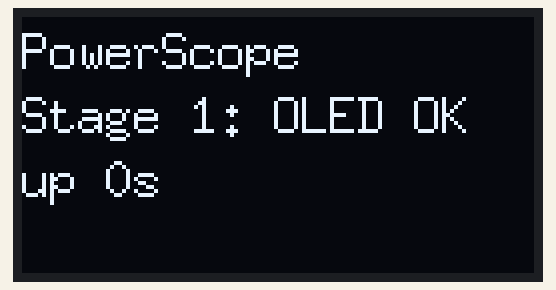
Bench run of a sketch on a simulated ESP32. Shown: 128×64 one-colour display. What the sketch prints to the serial monitor is not drawn.

Above: at 0.6 s.
At 4.7 s:
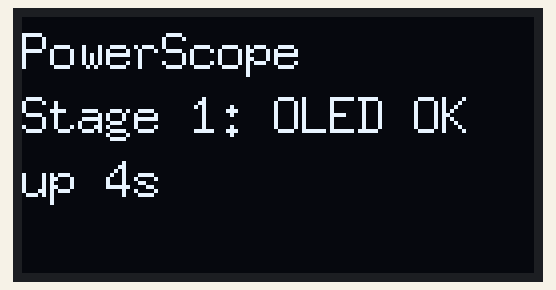
At 9.9 s:
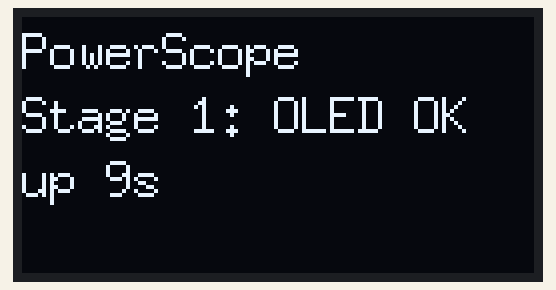
At 19.1 s:
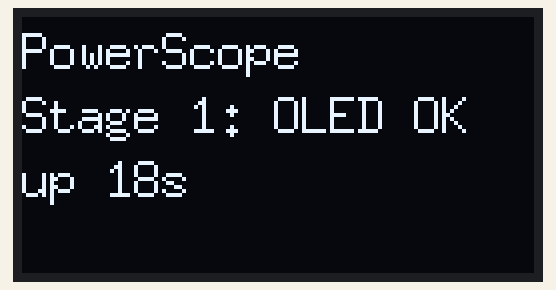
At 28.3 s:
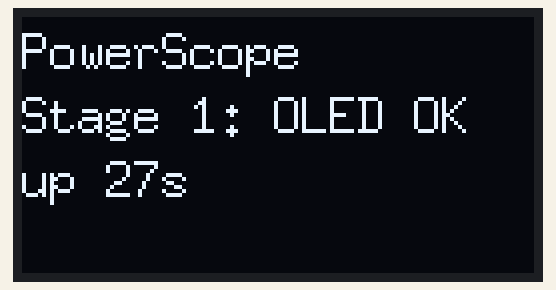
At 38.6 s:
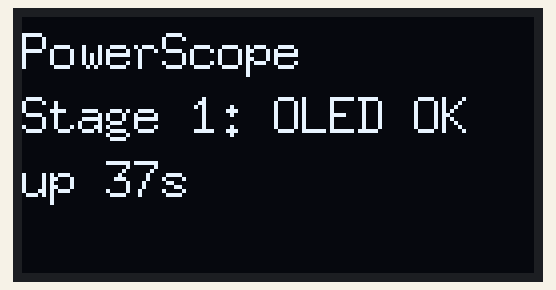

The sketch:

bringup_tests.ino
```cpp
// PowerScope bring-up tests, stages 1 to 3
//   STAGE 1 = I2C scan + 1.3" OLED text
//   STAGE 2 = ADC idle check on both sensor pins (no mains, no load)
//   STAGE 3 = ACS712-20A test with a low-voltage DC load
// Change STAGE, upload, open Serial Monitor at 115200 baud.
// Library needed: U8g2 (Library Manager).
#define STAGE 1

#include <Wire.h>
#include <U8g2lib.h>

const int   PIN_V = 34;              // ZMPT101B divider output
const int   PIN_I = 35;              // ACS712 divider output
const float DIV = 2.0f / 3.0f;       // 10k in series, 20k to GND
const float SENS_MV_PER_A = 100.0f;  // ACS712-20A

// The 1.3" OLED is usually SH1106. If the picture is garbled or shifted by 2 px,
// replace the line below with:
//   U8G2_SSD1306_128X64_NONAME_F_HW_I2C u8g2(U8G2_R0, U8X8_PIN_NONE);
U8G2_SH1106_128X64_NONAME_F_HW_I2C u8g2(U8G2_R0, U8X8_PIN_NONE);

struct Stat { float mean; int mn, mx; };

Stat sampleMv(int pin, int n) {
  long sum = 0;
  int mn = 9999, mx = 0;
  for (int i = 0; i < n; i++) {
    int v = analogReadMilliVolts(pin);
    sum += v;
    if (v < mn) mn = v;
    if (v > mx) mx = v;
    delayMicroseconds(200);
  }
  return { (float)sum / n, mn, mx };
}

void show(const char* a, const char* b = "", const char* c = "", const char* d = "") {
  u8g2.clearBuffer();
  u8g2.setFont(u8g2_font_7x13_tf);
  u8g2.drawStr(0, 13, a);
  u8g2.drawStr(0, 29, b);
  u8g2.drawStr(0, 45, c);
  u8g2.drawStr(0, 61, d);
  u8g2.sendBuffer();
}

void i2cScan() {
  Serial.println("I2C scan (expect 0x3C for the OLED):");
  int found = 0;
  for (uint8_t addr = 1; addr < 127; addr++) {
    Wire.beginTransmission(addr);
    if (Wire.endTransmission() == 0) {
      Serial.printf("  found device at 0x%02X\n", addr);
      found++;
    }
  }
  if (!found) Serial.println("  nothing found. Check SDA=GPIO21, SCL=GPIO22, 3.3V, GND.");
}

float offsetMv = 1650;
uint32_t counter = 0;

void setup() {
  Serial.begin(115200);
  delay(500);
  analogSetAttenuation(ADC_11db);
  analogReadResolution(12);
  Wire.begin(21, 22);
  u8g2.begin();

#if STAGE == 1
  i2cScan();
  show("PowerScope", "Stage 1: OLED OK");
#elif STAGE == 2
  show("Stage 2", "ADC idle check");
  delay(1000);
#elif STAGE == 3
  show("Stage 3: ACS712", "Keep load OFF", "Zeroing...");
  delay(3000);
  offsetMv = sampleMv(PIN_I, 2000).mean;
  Serial.printf("Zero offset at the pin: %.1f mV (expect about 1650)\n", offsetMv);
  show("Zero done", "Now switch load", "ON");
  delay(1500);
#endif
}

void loop() {
  char l1[24], l2[24], l3[24], l4[24];

#if STAGE == 1
  snprintf(l3, sizeof(l3), "up %lus", counter++);
  show("PowerScope", "Stage 1: OLED OK", l3);
  Serial.println(l3);
  delay(1000);

#elif STAGE == 2
  Stat v = sampleMv(PIN_V, 500);
  Stat i = sampleMv(PIN_I, 500);
  Serial.printf("V pin: mean %.1f mV, min %d, max %d, p-p %d\n", v.mean, v.mn, v.mx, v.mx - v.mn);
  Serial.printf("I pin: mean %.1f mV, min %d, max %d, p-p %d\n", i.mean, i.mn, i.mx, i.mx - i.mn);
  snprintf(l1, sizeof(l1), "V %.0f mV", v.mean);
  snprintf(l2, sizeof(l2), "  p-p %d", v.mx - v.mn);
  snprintf(l3, sizeof(l3), "I %.0f mV", i.mean);
  snprintf(l4, sizeof(l4), "  p-p %d", i.mx - i.mn);
  show(l1, l2, l3, l4);
  delay(1000);

#elif STAGE == 3
  Stat m = sampleMv(PIN_I, 400);
  float amps = (m.mean - offsetMv) / (DIV * SENS_MV_PER_A);
  Serial.printf("pin %.1f mV, change %.1f mV, current %.3f A, noise p-p %d mV\n",
                m.mean, m.mean - offsetMv, amps, m.mx - m.mn);
  snprintf(l1, sizeof(l1), "ACS712 DC test");
  snprintf(l2, sizeof(l2), "pin %.0f mV", m.mean);
  snprintf(l3, sizeof(l3), "I = %.3f A", amps);
  snprintf(l4, sizeof(l4), "noise %d mV", m.mx - m.mn);
  show(l1, l2, l3, l4);
  delay(500);
#endif
}
```

Measured:
- what the display in image 0 shows lasts 1.0 s, from 0.6 s to 1.6 s
